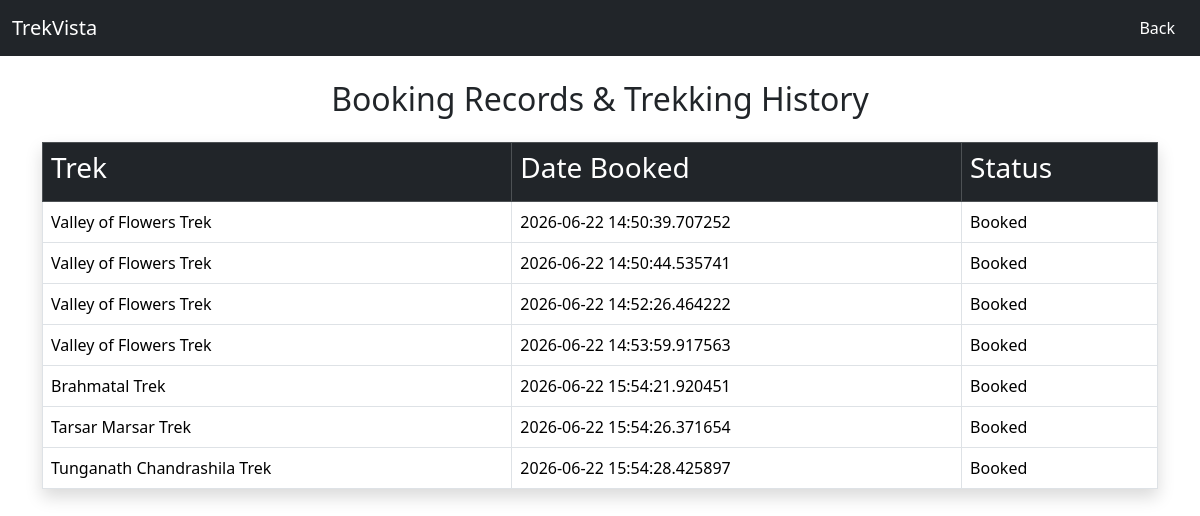
Page /user/bookings (signed in) on the committed database.
### application/model.py (models this page shows)
class Booking(db.Model):
    booking_id=db.Column(db.Integer,primary_key=True)
    user_id=db.Column(db.Integer,db.ForeignKey("user.user_id"),nullable = False)
    trek_id=db.Column(db.Integer,db.ForeignKey("trek.trek_id"), nullable = False)
    booking_date=db.Column(db.DateTime,default=datetime.utcnow, nullable=False)
    status=db.Column(db.String,default="Booked")

class Trek(db.Model):
    trek_id=db.Column(db.Integer,primary_key=True)
    trek_name = db.Column(db.String,nullable = False)
    location = db.Column(db.String,nullable = False)
    difficulty = db.Column(db.String,nullable = False)
    duration =db.Column(db.Integer)
    available_slots =db.Column(db.Integer, nullable=False)
    assigned_staff_id =db.Column(db.Integer,db.ForeignKey("staff.staff_id"), nullable=True)
    trek_status=db.Column(db.String(100),default="Not Started")
    booking_status=db.Column(db.String(100),default="Open")
    start_date=db.Column(db.DateTime)
    end_date=db.Column(db.DateTime)
    payment_status = db.Column(db.String,default="Pending")
    is_closed = db.Column(db.Boolean, default=False)
    created_at =  db.Column(db.DateTime, default=datetime.utcnow)
    bookings = db.relationship("Booking", backref="trek")

### application/routes.py (the view)
@app.route("/user/bookings")
def user_bookings():
    user_id = session.get("user_id")
    bookings = Booking.query.filter_by(
        user_id=user_id
    ).all()
    return render_template(
        "user/history.html",
        bookings=bookings
    )

### templates/User/history.html (shortened to what this page needs)
<!DOCTYPE html>
<html lang="en">
<head>
    <link href="https://cdn.jsdelivr.net/npm/bootstrap@5.3.8/dist/css/bootstrap.min.css" rel="stylesheet">
</head>
<body>
<nav class="navbar navbar-dark bg-dark">
    <div class="container-fluid">
        <span class="navbar-brand">TrekVista</span>
        <div>
            <a href="/user_dashboard" class="btn text-white">
                Back
            </a>
        </div>
    </div>
</nav>
<div class="container mt-4">
    <h2 class="text-center mb-4">
        Booking Records & Trekking History
    </h2>
    <table class="table table-bordered table-hover shadow">
        <thead class="table-dark">
    <tr>
        <th><h3>Trek</h3></th>
        <th><h3>Date Booked</h3></th>
        <th><h3>Status</h3></th>
    </tr>
        </thead>
    {% for booking in bookings %}
    <tr>
        <td>{{ booking.trek.trek_name }}</td>
        <td>{{ booking.booking_date }}</td>
        <td>{{ booking.status }}</td>
    </tr>
    {% endfor %}
</table>
</div>
</body>
</html>

### rows in the picture
Booking: trek.trek_name "Valley of Flowers Trek", booking_date "2026-06-22 14:50:39.707252", status "Booked"
Booking: trek.trek_name "Valley of Flowers Trek", booking_date "2026-06-22 14:50:44.535741", status "Booked"
Booking: trek.trek_name "Valley of Flowers Trek", booking_date "2026-06-22 14:52:26.464222", status "Booked"
Booking: trek.trek_name "Valley of Flowers Trek", booking_date "2026-06-22 14:53:59.917563", status "Booked"
Booking: trek.trek_name "Brahmatal Trek", booking_date "2026-06-22 15:54:21.920451", status "Booked"
Booking: trek.trek_name "Tarsar Marsar Trek", booking_date "2026-06-22 15:54:26.371654", status "Booked"
Booking: trek.trek_name "Tunganath Chandrashila Trek", booking_date "2026-06-22 15:54:28.425897", status "Booked"
